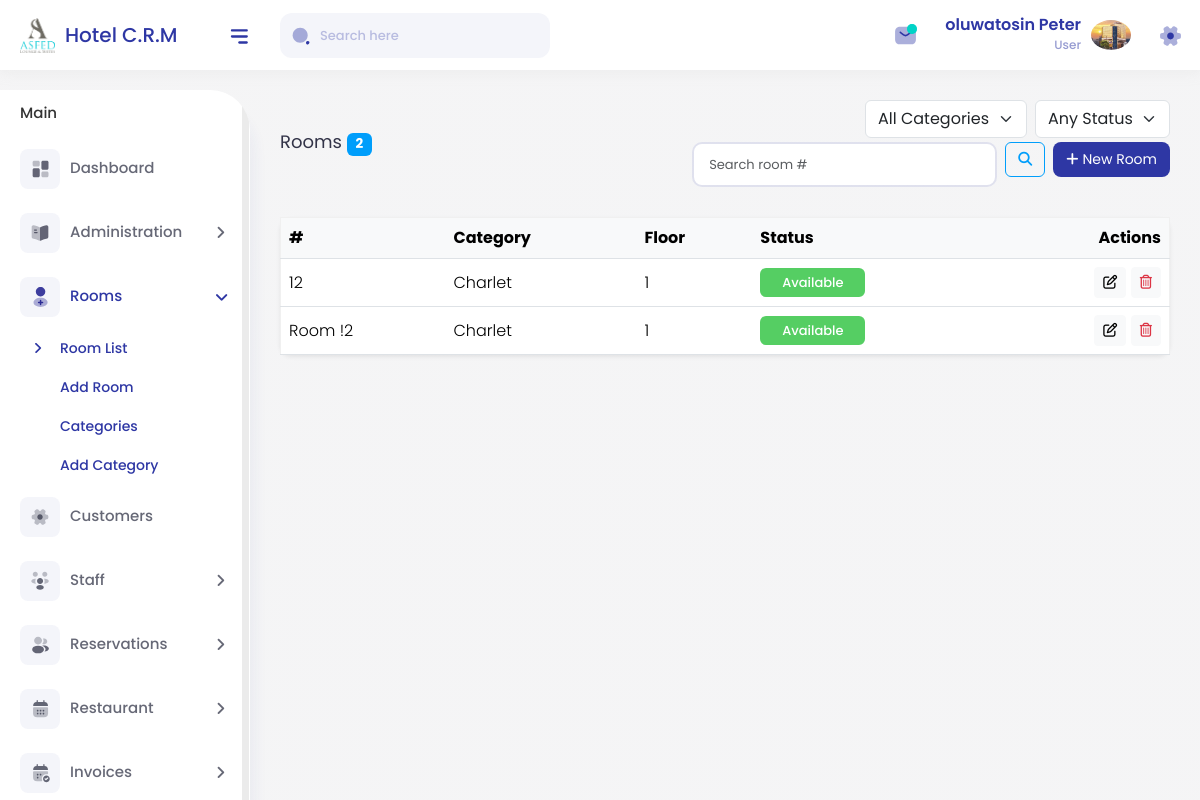
/rooms/ (signed in), run on the app's committed database.
### accounts/models.py (models this page shows, shortened)
class User(AbstractUser):
    phone  = models.CharField(max_length=20, blank=True)
    avatar = models.ImageField(upload_to="avatars/", blank=True, null=True)

### rooms/models.py (models this page shows, shortened)
class Room(models.Model):
    room_number = models.CharField(max_length=10, unique=True)
    category = models.ForeignKey(RoomCategory, on_delete=models.CASCADE)
    is_available = models.BooleanField(default=True)  # if not in a reservation
    floor = models.IntegerField(default=1)

class RoomCategory(models.Model):
    name = models.CharField(max_length=100)
    description = models.TextField(blank=True, null=True)
    base_price = models.DecimalField(max_digits=8, decimal_places=2)  # base daily rate

### rooms/views.py (the view)
# urls.py: path('', RoomListView.as_view(), name='room-list'),
class RoomListView(ListView):
    model               = Room
    template_name       = "rooms/room_list.html"
    context_object_name = "rooms"
    paginate_by         = 20
    def get_queryset(self):
        qs = (
            Room.objects
            .select_related("category")
            .order_by("floor", "room_number")
        )
        q        = self.request.GET.get("q")
        cat_id   = self.request.GET.get("cat")
        status   = self.request.GET.get("status")
        if q:
            qs = qs.filter(room_number__icontains=q)
        if cat_id:
            qs = qs.filter(category_id=cat_id)
        if status in {"available", "occupied"}:
            qs = qs.filter(is_available=(status == "available"))
        return qs
    def get_context_data(self, **kwargs):
        ctx = super().get_context_data(**kwargs)
        ctx["categories"] = RoomCategory.objects.all()
        return ctx

### accounts/templatetags/extras.py (called while the page is built)
@register.filter
def startswith(text, prefix):
    return str(text).startswith(prefix)

### templates/rooms/room_list.html (shortened to what this page needs)
{% extends "base.html" %}
{% load static query_transform %}
{% block content %}
<div class="page-wrapper">
  <div class="content">
    <div class="page-header row align-items-center">
      <div class="col-md-4">
        <h3 class="page-title mb-0">
          Rooms <span class="badge bg-primary">{{ page_obj.paginator.count }}</span>
        </h3>
      </div>
      <div class="col-md-8 text-md-end mt-3 mt-md-0">
        <form class="row gx-2 gy-1 justify-content-md-end" method="get">
          <div class="col-auto">
            <select name="cat" class="form-select">
              <option value="">All Categories</option>
            </select>
          </div>
          <div class="col-auto">
            <select name="status" class="form-select">
              <option value="">Any Status</option>
            </select>
          </div>
          <div class="col-auto">
            <input type="text" name="q" value="{{ request.GET.q }}" class="form-control"
                   placeholder="Search room #">
          </div>
          <div class="col-auto">
            <button class="btn btn-outline-primary"><i class="fas fa-search"></i></button>
          </div>
          <div class="col-auto">
            <a href="{% url 'rooms:room-create' %}" class="btn btn-primary">
              <i class="fas fa-plus me-1"></i>New Room
            </a>
          </div>
        </form>
      </div>
    </div>
    <div class="card shadow-sm">
      <div class="card-body table-responsive p-0">
        <table class="table table-hover align-middle mb-0">
          <thead class="table-light">
            <tr>
              <th>#</th>
              <th>Category</th>
              <th>Floor</th>
              <th>Status</th>
              <th class="text-end">Actions</th>
            </tr>
          </thead>
          <tbody>
            {% for room in page_obj %}
              <tr>
                <td>{{ room.room_number }}</td>
                <td>{{ room.category.name }}</td>
                <td>{{ room.floor }}</td>
                <td>
                  {% if room.is_available %}
                    <span class="badge bg-success">Available</span>
                  {% else %}
                    <span class="badge bg-secondary">Occupied</span>
                  {% endif %}
                </td>
                <td class="text-end">
                  <a href="{% url 'rooms:room-edit' room.pk %}" class="btn btn-sm btn-light">
                    <i class="far fa-edit"></i>
                  </a>
                  <a href="{% url 'rooms:room-delete' room.pk %}" class="btn btn-sm btn-light text-danger">
                    <i class="far fa-trash-alt"></i>
                  </a>
                </td>
              </tr>
            {% empty %}
              <tr><td colspan="5" class="text-center py-4">No rooms.</td></tr>
            {% endfor %}
          </tbody>
        </table>
      </div>
    </div>
  </div>
</div>
{% endblock %}

### templates/header.html (shortened to what this page needs)
{% load static %}
<div class="header">
  <div class="header-left">
    <a href="{% url 'accounts:dashboard'%}" class="logo">
      <img src="{% static 'assets/img/logo.png' %}" width="35" height="35" alt />
      <span> Hotel C.R.M</span>
    </a>
  </div>
  <a id="toggle_btn" href="javascript:void(0);">
    <img src="{% static 'assets/img/icons/bar-icon.svg' %}" alt />
  </a>
  <div class="top-nav-search mob-view">
    <form>
      <input type="text" class="form-control" placeholder="Search here" />
      <a class="btn">
        <img src="{% static 'assets/img/icons/search-normal.svg' %}" alt />
      </a>
    </form>
  </div>
  <ul class="nav user-menu float-end">
    <li class="nav-item dropdown d-none d-md-block">
      <a href="#" class="dropdown-toggle nav-link" data-bs-toggle="dropdown">
        <img src="{% static 'assets/img/icons/note-icon-02.svg' %}" alt />
        <span class="pulse"></span>
      </a>
    </li>
    <li class="nav-item dropdown has-arrow user-profile-list">
      <a href="#" class="dropdown-toggle nav-link user-link" data-bs-toggle="dropdown">
        <div class="user-names">
          <h5>{{ user.get_full_name }}</h5>
          {% if user.staff %}
            <span>{{ user.staff.role }}</span>
          {% else %}
            <span>User</span>
          {% endif %}
        </div>
        <span class="user-img">
          {% if user.avatar %}
            <img src="{{ user.avatar.url }}" alt="{{ user.get_full_name }}" class="rounded-circle" width="30" height="30" />
          {% else %}
            <i class="fa fa-user" style="font-size: 24px;"></i>
          {% endif %}
        </span>
      </a>
    </li>
    <li class="nav-item">
      <a href="settings.html" class="hasnotifications nav-link">
        <img src="{% static 'assets/img/icons/setting-icon-01.svg' %}" alt />
      </a>
    </li>
  </ul>
</div>

### data on the page
User: get_full_name "oluwatosin Peter", avatar (picture)
Room: room_number "12", category.name "Charlet", floor "1", is_available "Available"
Room: room_number "Room !2", category.name "Charlet", floor "1", is_available "Available"

### other printed values
{{ page_obj.paginator.count }} "2"
